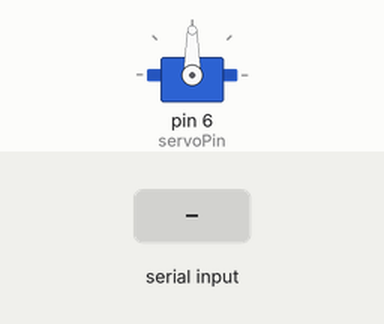
This sketch was run on a simulated Arduino Uno, built with avr-gcc and run on an emulated ATmega328P. Shown: servo. Inputs (shaded band) come from the test bench. What the sketch prints to the serial monitor is not drawn.

Above: at 1.2 s.
1.3 s: "1\n" received over Serial
At 2.5 s:
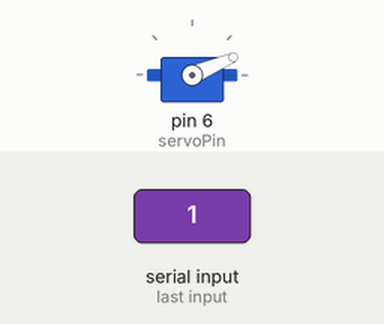
2.8 s: "2\n" received over Serial
At 3.9 s:
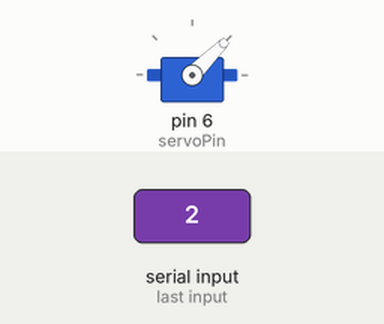
Timing chart, 0 to 5.8 s (numbered marks = the images above; inputs shaded):
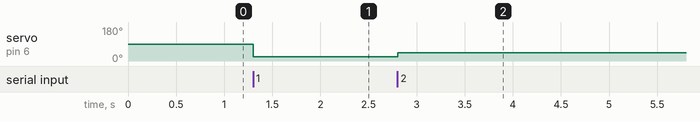

The sketch:

turn-180.ino
```cpp
#include <Servo.h>

Servo myServo;
int servoPin = 6; // 舵机控制信号的输出端口

void setAngle (int angle, int duration)
{
  int pulseWidth = (angle * 50.0 / 9.0) + 1000; // 设置高电平时间长度(us)
  int pulseNum = duration / 20;                 // 设置脉冲个数

  for (int i = 0; i < pulseNum; i ++ ) {
    digitalWrite(servoPin, HIGH); // 设置输出高电平
    delayMicroseconds(pulseWidth); // 高电平延迟时间
    digitalWrite(servoPin, LOW);  // 设置回低电平
    delayMicroseconds(20000 - pulseWidth); // 低电平延迟时间(us)
  }
}

void setup()
{
  Serial.begin(9600); // 设置串口波特率
  myServo.attach(servoPin); // 设置Servo库的输出端口
  pinMode(servoPin, OUTPUT); // 设置端口工作模式为输出
}

void loop()
{
   if(Serial.available()){
    int a = Serial.parseInt();
    if(a == 1){
//        setAngle(30, 4000); // 设置以30的速度正向旋转4000ms// 控制180度舵机转到0度角位置
//        delay(3000);
//        a=0;
       myServo.write(23);
       delay(100);
    }
    if(a == 2){
//        setAngle(90, 4000); // 设置以30的速度正向旋转4000ms// 控制180度舵机转到0度角位置
//        delay(3000);
//        a=0;
        myServo.write(45);
        delay(100);
    }
    }
    else{
      Serial.println("a");
      }
//      myServo.write(90);
  }
```

Measured:
- after the input at 1.3 s, servo on pin 6 (servoPin): 90° → 23° at once
- after the input at 2.8 s, servo on pin 6 (servoPin): 23° → 45° at once
